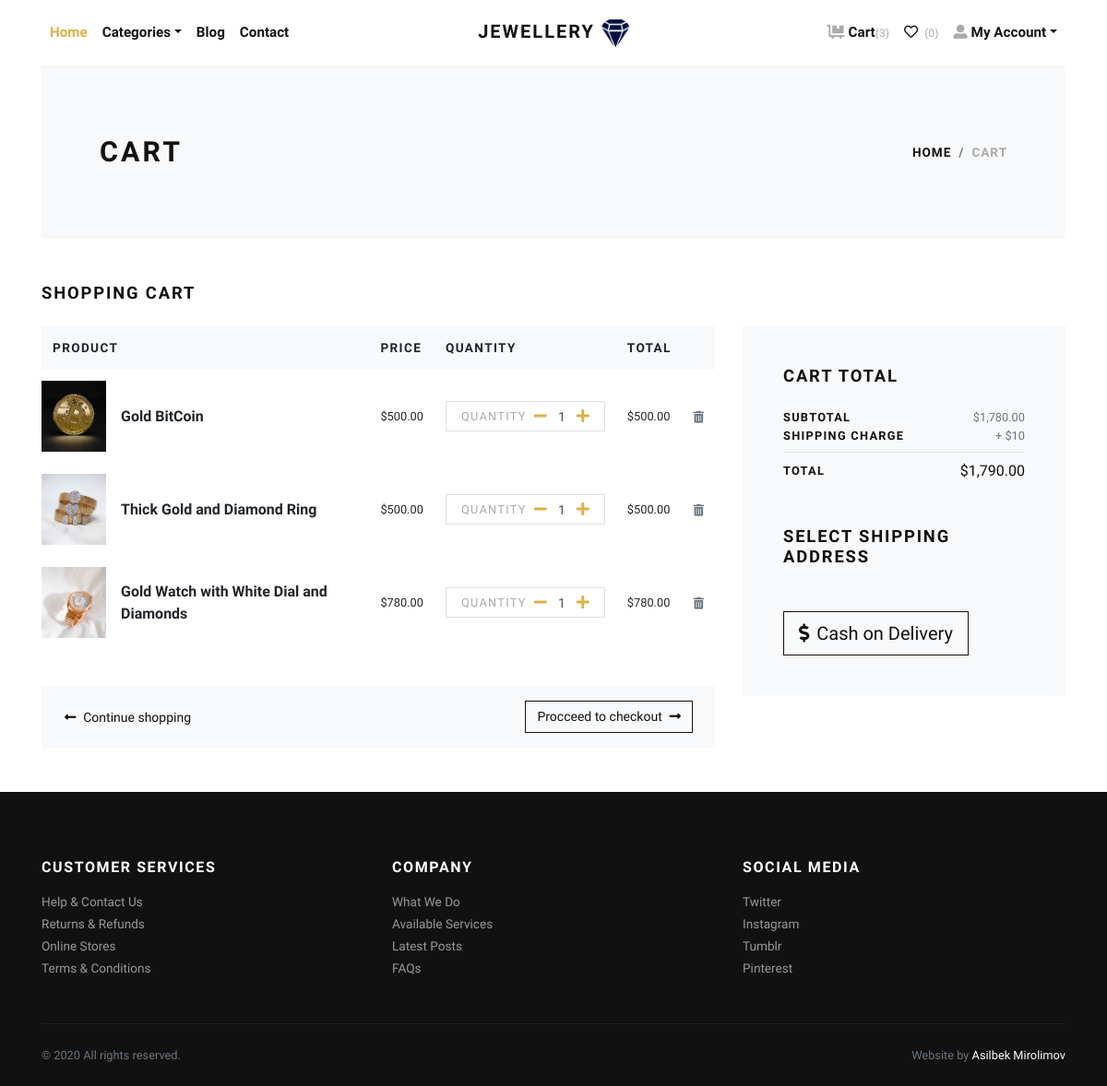
The page /cart/ (signed in) on the database as committed earlier.
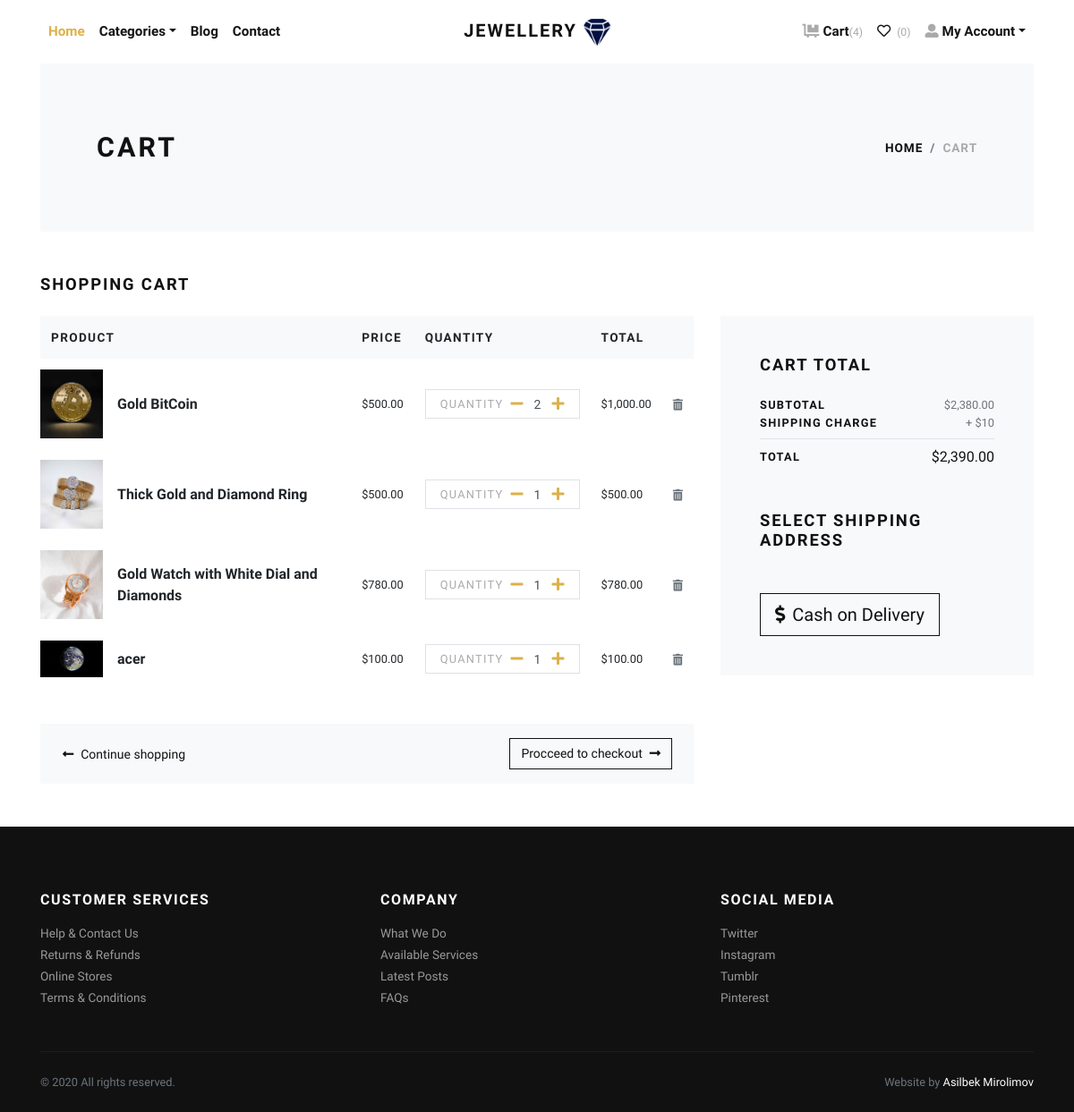
The same page on the database as committed later.
### store/models.py (models this page shows, shortened)
class Cart(models.Model):
    user = models.ForeignKey(User, verbose_name="User", on_delete=models.CASCADE)
    product = models.ForeignKey(Product, verbose_name="Product", on_delete=models.CASCADE)
    quantity = models.PositiveIntegerField(default=1, verbose_name="Quantity")
    created_at = models.DateTimeField(auto_now_add=True, verbose_name="Created Date")
    updated_at = models.DateTimeField(auto_now=True, verbose_name="Updated Date")
    @property
    def total_price(self):
        return self.quantity * self.product.price

class Product(models.Model):
    title = models.CharField(max_length=150, verbose_name="Product Title")
    slug = models.SlugField(max_length=160, verbose_name="Product Slug")
    sku = models.CharField(max_length=255, unique=True, verbose_name="Unique Product ID (SKU)")
    short_description = models.TextField(verbose_name="Short Description")
    detail_description = models.TextField(blank=True, null=True, verbose_name="Detail Description")
    product_image = models.ImageField(upload_to='product', blank=True, null=True, verbose_name="Product Image")
    price = models.DecimalField(max_digits=8, decimal_places=2)
    category = models.ForeignKey(Category, verbose_name="Product Categoy", on_delete=models.CASCADE)
    is_active = models.BooleanField(verbose_name="Is Active?")
    is_featured = models.BooleanField(verbose_name="Is Featured?")
    created_at = models.DateTimeField(auto_now_add=True, verbose_name="Created Date")
    updated_at = models.DateTimeField(auto_now=True, verbose_name="Updated Date")
    class Meta:
        verbose_name_plural = 'Products'
        ordering = ('-created_at',)

### store/views.py (the view)
# urls.py: path('cart/', views.cart, name="cart"),
@login_required
def cart(request):
    user = request.user
    cart_products = Cart.objects.filter(user=user)
    amount = decimal.Decimal(0)
    shipping_amount = decimal.Decimal(10)
    cp = [p for p in Cart.objects.all() if p.user == user]
    if cp:
        for p in cp:
            temp_amount = (p.quantity * p.product.price)
            amount += temp_amount
    addresses = Address.objects.filter(user=user)
    context = {
        'cart_products': cart_products,
        'amount': amount,
        'shipping_amount': shipping_amount,
        'total_amount': amount + shipping_amount,
        'addresses': addresses,
    }
    return render(request, 'store/cart.html', context)

### templates/store/cart.html (shortened to what this page needs)
{% extends 'base.html' %}
{% load static %}
{% load humanize %}
    {% block content %}
      <div class="container">
        <section class="py-5 bg-light">
          <div class="container">
            <div class="row px-4 px-lg-5 py-lg-4 align-items-center">
              <div class="col-lg-6">
                <h1 class="h2 text-uppercase mb-0">Cart</h1>
              </div>
              <div class="col-lg-6 text-lg-right">
                <nav aria-label="breadcrumb">
                  <ol class="breadcrumb justify-content-lg-end mb-0 px-0">
                    <li class="breadcrumb-item"><a href="index.html">Home</a></li>
                    <li class="breadcrumb-item active" aria-current="page">Cart</li>
                  </ol>
                </nav>
              </div>
            </div>
          </div>
        </section>
        {% if cart_products %}
        <section class="py-5">
          <h2 class="h5 text-uppercase mb-4">Shopping cart</h2>
          <div class="row">
            <div class="col-lg-8 mb-4 mb-lg-0">
              <div class="table-responsive mb-4">
                <table class="table">
                  <thead class="bg-light">
                    <tr>
                      <th class="border-0" scope="col"> <strong class="text-small text-uppercase">Product</strong></th>
                      <th class="border-0" scope="col"> <strong class="text-small text-uppercase">Price</strong></th>
                      <th class="border-0" scope="col"> <strong class="text-small text-uppercase">Quantity</strong></th>
                      <th class="border-0" scope="col"> <strong class="text-small text-uppercase">Total</strong></th>
                      <th class="border-0" scope="col"> </th>
                    </tr>
                  </thead>
                  <tbody>
                    {% for cart_product in cart_products %}
                    <tr>
                      <th class="pl-0 border-0" scope="row">
                        <div class="media align-items-center">
                          {% if cart_product.product.product_image %}
                            <a class="reset-anchor d-block animsition-link" href="{% url 'store:product-detail' cart_product.product.slug %}"><img src="{{cart_product.product.product_image.url}}" alt="{{cart_product.product.title}}" width="70"/></a>
                          {% else %}
                            <a class="reset-anchor d-block animsition-link" href="{% url 'store:product-detail' cart_product.product.slug %}"><img src="{% static 'img/product-detail-3.jpg' %}" alt="{{cart_product.product.title}}" width="70"/></a>
                          {% endif %}
                          <div class="media-body ml-3"><strong class="h6"><a class="reset-anchor animsition-link" href="{% url 'store:product-detail' cart_product.product.slug %}">{{cart_product.product.title}}</a></strong></div>
                        </div>
                      </th>
                      <td class="align-middle border-0">
                        <p class="mb-0 small">${{cart_product.product.price}}</p>
                      </td>
                      <td class="align-middle border-0">
                        <div class="border d-flex align-items-center justify-content-between px-3"><span class="small text-uppercase text-gray headings-font-family">Quantity</span>
                          <div class="quantity">
                            <a href="{% url 'store:minus-cart' cart_product.id %}" class="dec-btn p-0 ml-2"><i class="fas fa-minus"></i></a>
                            <input class="form-control form-control-sm border-0 shadow-0 p-0" type="text" value="{{cart_product.quantity}}"/>
                            <a href="{% url 'store:plus-cart' cart_product.id %}" class="inc-btn p-0"><i class="fas fa-plus"></i></a>
                          </div>
                        </div>
                      </td>
                      <td class="align-middle border-0">
                        <p class="mb-0 small">${{cart_product.total_price|intcomma}}</p>
                      </td>
                      <td class="align-middle border-0"><a class="reset-anchor" href="{% url 'store:remove-cart' cart_product.id %}"><i class="fas fa-trash-alt small text-muted"></i></a></td>
                    </tr>
                    {% endfor %}
                  </tbody>
                </table>
              </div>
              <div class="bg-light px-4 py-3">
                <div class="row align-items-center text-center">
                  <div class="col-md-6 mb-3 mb-md-0 text-md-left"><a class="btn btn-link p-0 text-dark btn-sm" href="{% url 'store:home' %}"><i class="fas fa-long-arrow-alt-left mr-2"> </i>Continue shopping</a></div>
                  <div class="col-md-6 text-md-right"><a class="btn btn-outline-dark btn-sm" href="{% url 'store:checkout' %}">Procceed to checkout<i class="fas fa-long-arrow-alt-right ml-2"></i></a></div>
                </div>
              </div>
            </div>
            <div class="col-lg-4">
              <div class="card border-0 rounded-0 p-lg-4 bg-light">
                <div class="card-body">
                  <h5 class="text-uppercase mb-4">Cart total</h5>
                  <ul class="list-unstyled mb-0">
                    <li class="d-flex align-items-center justify-content-between"><strong class="text-uppercase small font-weight-bold">Subtotal</strong><span class="text-muted small">${{amount|intcomma}}</span></li>
                    <li class="d-flex align-items-center justify-content-between"><strong class="text-uppercase small font-weight-bold">Shipping Charge</strong><span class="text-muted small">+ ${{shipping_amount}}</span></li>
                    <li class="border-bottom my-2"></li>
                    <li class="d-flex align-items-center justify-content-between mb-4"><strong class="text-uppercase small font-weight-bold">Total</strong><span>${{total_amount|intcomma}}</span></li>
                  </ul>
                  <h5 class="text-uppercase my-5">Select Shipping Address</h5>
                  <form action="{% url 'store:checkout' %}" id="myform">
                    <button type="submit" class="btn btn-dark btn-lg btn-outline-dark" type="submit"> <i class="fas fa-dollar-sign mr-2"></i>Cash on Delivery</button>
                  </form>
                </div>
              </div>
            </div>
          </div>
        </section>
        {% else %}
          <div class="text-center py-5">
            <h3 class="mb-3">Your cart is empty.</h3>
            <a href="{% url 'store:home' %}"><i class="fas fa-long-arrow-alt-left mr-2"> </i>Continue shopping</a>
          </div>
        {% endif %}
      </div>
      {% endblock content %}

### templates/base.html (shortened to what this page needs)
{% load static %}
<!DOCTYPE html>
<html>
  <head>
    <link rel="stylesheet" href="{% static 'vendor/bootstrap/css/bootstrap.min.css' %}">
    <link rel="stylesheet" href="{% static 'vendor/lightbox2/css/lightbox.min.css' %}">
    <link rel="stylesheet" href="{% static 'vendor/nouislider/nouislider.min.css' %}">
    <link rel="stylesheet" href="{% static 'vendor/bootstrap-select/css/bootstrap-select.min.css' %}">
    <link rel="stylesheet" href="{% static 'vendor/owl.carousel2/assets/owl.carousel.min.css' %}">
    <link rel="stylesheet" href="{% static 'vendor/owl.carousel2/assets/owl.theme.default.css' %}">
    <link rel="stylesheet" href="{% static 'css/style.default.css' %}" id="theme-stylesheet">
    <link rel="stylesheet" href="{% static 'css/custom.css' %}">
  </head>
  <body>
    <div class="page-holder">
      {% include 'navbar.html' %}
      {% block content %}
      {% endblock content %}
      {% include 'footer.html' %}
      {% include 'scripts.html' %}

### templates/navbar.html (shortened to what this page needs)
{% load static %}
      <header class="header bg-white">
        <div class="container px-0 px-lg-3">
          <nav class="navbar navbar-expand-lg navbar-light py-3 px-lg-0"><a class="navbar-brand" href="{% url 'store:home' %}"><span class="font-weight-bold text-uppercase text-dark">Jewellery </span><img  width="30px" height="30px" src="{% static 'img/main_logo.png' %}"></a>
            <div class="collapse navbar-collapse" id="navbarSupportedContent">
              <ul class="navbar-nav mr-auto">
                <li class="nav-item">
                  <a class="nav-link active" href="{% url 'store:home' %}">Home</a>
                </li>
                <li class="nav-item dropdown"><a class="nav-link dropdown-toggle" id="pagesDropdown" href="#" data-toggle="dropdown" aria-haspopup="true" aria-expanded="false">Categories</a>
                </li>
                <li class="nav-item">
                  <a class="nav-link" target="_blank" href="https://t.me/asilbekmirolimov">Blog</a>
                </li>
                <li class="nav-item">
                  <a class="nav-link" target="_blank" href="https://mirolimov.uz/">Contact</a>
                </li>
              </ul>
              <ul class="navbar-nav ml-auto">
                {% if request.user.is_authenticated %}
                  <li class="nav-item"><a class="nav-link" href="{% url 'store:cart' %}"> <i class="fas fa-dolly-flatbed mr-1 text-gray"></i>Cart<small class="text-gray">({{cart_items.count}})</small></a></li>
                  <li class="nav-item"><a class="nav-link" href="#"> <i class="far fa-heart mr-1"></i><small class="text-gray"> (0)</small></a></li>
                  <li class="nav-item dropdown"><a class="nav-link dropdown-toggle" id="pagesDropdown" href="#" data-toggle="dropdown" aria-haspopup="true" aria-expanded="false"><i class="fas fa-user-alt mr-1 text-gray"></i>My Account</a></a>
                </li>
                {% else %}
                  <li class="nav-item"><a class="nav-link" href="{% url 'store:login' %}">Login</a></li>
                  <li class="nav-item"><a class="nav-link" href="{% url 'store:register' %}">Create Account</a></li>
                {% endif %}
              </ul>
            </div>
          </nav>
        </div>
      </header>

### templates/footer.html
<footer class="bg-dark text-white">
        <div class="container py-4">
          <div class="row py-5">
            <div class="col-md-4 mb-3 mb-md-0">
              <h6 class="text-uppercase mb-3">Customer services</h6>
              <ul class="list-unstyled mb-0">
                <li><a class="footer-link" href="#">Help &amp; Contact Us</a></li>
                <li><a class="footer-link" href="#">Returns &amp; Refunds</a></li>
                <li><a class="footer-link" href="#">Online Stores</a></li>
                <li><a class="footer-link" href="#">Terms &amp; Conditions</a></li>
              </ul>
            </div>
            <div class="col-md-4 mb-3 mb-md-0">
              <h6 class="text-uppercase mb-3">Company</h6>
              <ul class="list-unstyled mb-0">
                <li><a class="footer-link" href="#">What We Do</a></li>
                <li><a class="footer-link" href="#">Available Services</a></li>
                <li><a class="footer-link" href="#">Latest Posts</a></li>
                <li><a class="footer-link" href="#">FAQs</a></li>
              </ul>
            </div>
            <div class="col-md-4">
              <h6 class="text-uppercase mb-3">Social media</h6>
              <ul class="list-unstyled mb-0">
                <li><a class="footer-link" href="#">Twitter</a></li>
                <li><a class="footer-link" href="#">Instagram</a></li>
                <li><a class="footer-link" href="#">Tumblr</a></li>
                <li><a class="footer-link" href="#">Pinterest</a></li>
              </ul>
            </div>
          </div>
          <div class="border-top pt-4" style="border-color: #1d1d1d !important">
            <div class="row">
              <div class="col-lg-6">
                <p class="small text-muted mb-0">&copy; 2020 All rights reserved.</p>
              </div>
              <div class="col-lg-6 text-lg-right">
                <p class="small text-muted mb-0">Website by <a class="text-white reset-anchor" href="#" target="_blank">Asilbek Mirolimov</a></p>
              </div>
            </div>
          </div>
        </div>
      </footer>

### templates/scripts.html (shortened to what this page needs)
{% load static %}
      <link rel="stylesheet" href="https://use.fontawesome.com/releases/v5.7.1/css/all.css">
    </div>
  </body>
</html>

Rows that differ between the two databases and show on the page:
changed Cart "Gold BitCoin": quantity "1" → "2"; total_price "500.00" → "1,000.00"
added Cart: product.product_image (picture), product "acer", product.price "100.00", quantity "1", total_price "100.00"
Other text that changed with them:
{{ cart_items.count }}: "3" → "4"
{{ amount|intcomma }}: "1,780.00" → "2,380.00"
{{ total_amount|intcomma }}: "1,790.00" → "2,390.00"
